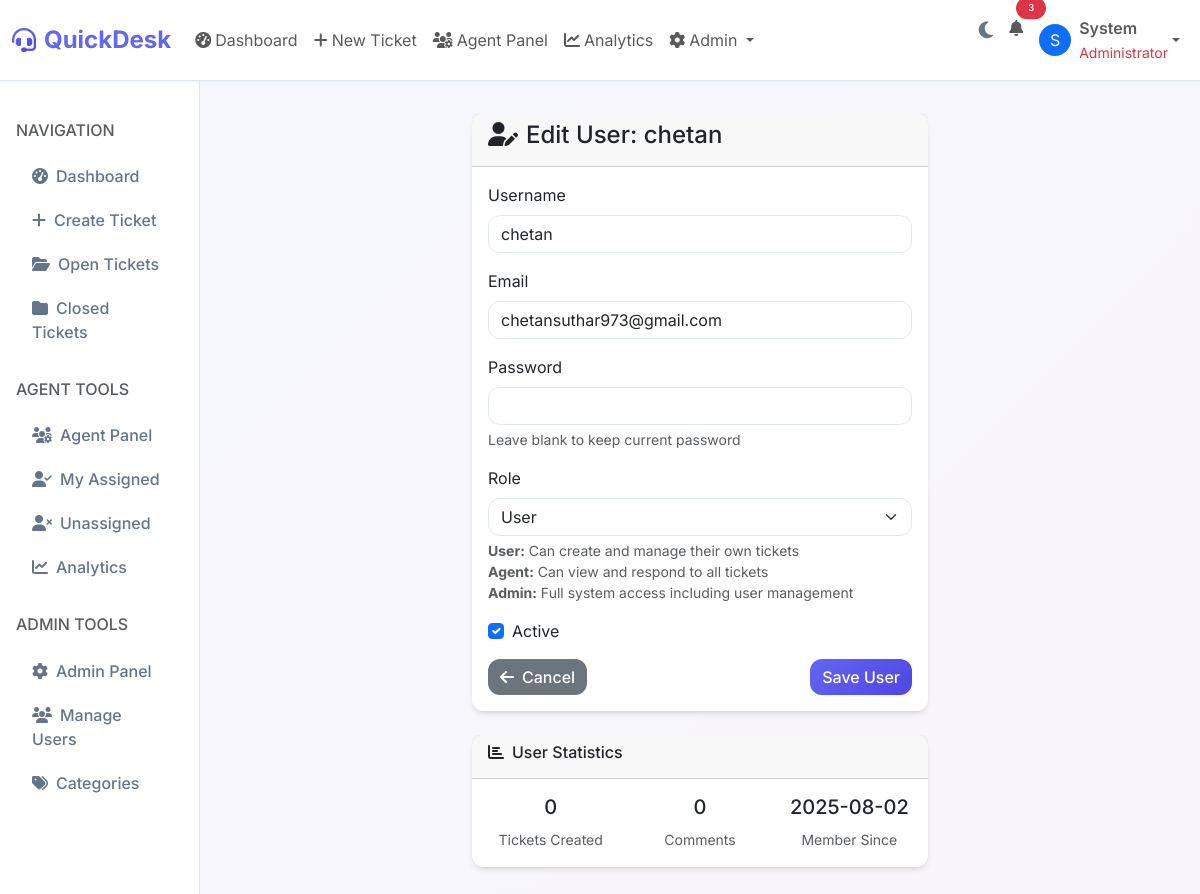
/admin/users/2/edit (signed in), run on the app's committed database.
### models.py (models this page shows, shortened)
class User(UserMixin, db.Model):
    id = db.Column(db.Integer, primary_key=True)
    username = db.Column(db.String(80), unique=True, nullable=False)
    email = db.Column(db.String(120), unique=True, nullable=False)
    password_hash = db.Column(db.String(255), nullable=False)
    role = db.Column(db.String(20), default='user')  # user, agent, admin
    created_at = db.Column(db.DateTime, default=datetime.utcnow)
    updated_at = db.Column(db.DateTime, default=datetime.utcnow, onupdate=datetime.utcnow)
    is_active = db.Column(db.Boolean, default=True)
    first_name = db.Column(db.String(50))
    last_name = db.Column(db.String(50))
    phone = db.Column(db.String(20))
    department = db.Column(db.String(100))
    avatar_url = db.Column(db.String(255))
    last_login = db.Column(db.DateTime)
    email_notifications = db.Column(db.Boolean, default=True)
    dark_mode = db.Column(db.Boolean, default=False)
    tickets = db.relationship('Ticket', backref='creator', lazy=True, foreign_keys='Ticket.user_id')
    assigned_tickets = db.relationship('Ticket', backref='assignee', lazy=True, foreign_keys='Ticket.assigned_to')
    comments = db.relationship('Comment', backref='author', lazy=True)
    votes = db.relationship('Vote', backref='user', lazy=True)
    def is_admin(self):
        return self.role == 'admin'
    def is_agent(self):
        return self.role in ['agent', 'admin']

### routes/admin.py (the view, shortened to what this page needs)
@admin_bp.route('/users/<int:id>/edit', methods=['GET', 'POST'])
@login_required
@admin_required
def edit_user(id):
    user = User.query.get_or_404(id)
    form = UserForm(obj=user)
    return render_template('admin/edit_user.html', form=form, user=user)

### templates/admin/edit_user.html (shortened to what this page needs)
{% extends "base.html" %}
{% block content %}
<div class="row justify-content-center">
    <div class="col-lg-6">
        <div class="card">
            <div class="card-header">
                <h4><i class="fas fa-user-edit me-2"></i>Edit User: {{ user.username }}</h4>
            </div>
            <div class="card-body">
                <form method="POST">
                    <div class="mb-3">
                        {{ form.username.label(class="form-label") }}
                        {{ form.username(class="form-control") }}
                    </div>
                    <div class="mb-3">
                        {{ form.email.label(class="form-label") }}
                        {{ form.email(class="form-control") }}
                    </div>
                    <div class="mb-3">
                        {{ form.password.label(class="form-label") }}
                        {{ form.password(class="form-control") }}
                        <div class="form-text">Leave blank to keep current password</div>
                    </div>
                    <div class="mb-3">
                        {{ form.role.label(class="form-label") }}
                        {{ form.role(class="form-select") }}
                        <div class="form-text">
                            <strong>User:</strong> Can create and manage their own tickets<br>
                            <strong>Agent:</strong> Can view and respond to all tickets<br>
                            <strong>Admin:</strong> Full system access including user management
                        </div>
                    </div>
                    <div class="mb-3 form-check">
                        {{ form.is_active(class="form-check-input") }}
                        {{ form.is_active.label(class="form-check-label") }}
                    </div>
                    <div class="d-flex justify-content-between">
                        <a href="{{ url_for('admin.manage_users') }}" class="btn btn-secondary">
                            <i class="fas fa-arrow-left me-2"></i>Cancel
                        </a>
                        {{ form.submit(class="btn btn-primary") }}
                    </div>
                </form>
            </div>
        </div>
        <div class="card mt-4">
            <div class="card-header">
                <h6><i class="fas fa-chart-bar me-2"></i>User Statistics</h6>
            </div>
            <div class="card-body">
                <div class="row text-center">
                    <div class="col-4">
                        <h5>{{ user.tickets|length }}</h5>
                        <small class="text-muted">Tickets Created</small>
                    </div>
                    <div class="col-4">
                        <h5>{{ user.comments|length }}</h5>
                        <small class="text-muted">Comments</small>
                    </div>
                    <div class="col-4">
                        <h5>{{ user.created_at.strftime('%Y-%m-%d') }}</h5>
                        <small class="text-muted">Member Since</small>
                    </div>
                </div>
            </div>
        </div>
    </div>
</div>
{% endblock %}

### templates/base.html (shortened to what this page needs)
<!DOCTYPE html>
<html lang="en" data-bs-theme="{% if current_user.is_authenticated and current_user.dark_mode %}dark{% else %}light{% endif %}">
<head>
    <link href="https://cdn.jsdelivr.net/npm/bootstrap@5.3.2/dist/css/bootstrap.min.css" rel="stylesheet">
    <link href="https://cdnjs.cloudflare.com/ajax/libs/font-awesome/6.4.0/css/all.min.css" rel="stylesheet">
    <link href="https://cdnjs.cloudflare.com/ajax/libs/animate.css/4.1.1/animate.min.css" rel="stylesheet">
</head>
<body>
    <div class="main-wrapper">
        <nav class="navbar navbar-expand-lg sticky-top">
            <div class="container-fluid">
                <a class="navbar-brand animate__animated animate__fadeInLeft" href="{{ url_for('main.dashboard') if current_user.is_authenticated else url_for('main.index') }}">
                    <i class="fas fa-headset"></i>
                    QuickDesk
                </a>
                <div class="collapse navbar-collapse" id="navbarNav">
                    <ul class="navbar-nav me-auto">
                        {% if current_user.is_authenticated %}
                            <li class="nav-item">
                                <a class="nav-link" href="{{ url_for('main.dashboard') }}">
                                    <i class="fas fa-tachometer-alt me-1"></i>Dashboard
                                </a>
                            </li>
                            <li class="nav-item">
                                <a class="nav-link" href="{{ url_for('tickets.create_ticket') }}">
                                    <i class="fas fa-plus me-1"></i>New Ticket
                                </a>
                            </li>
                            {% if current_user.is_agent() %}
                            <li class="nav-item">
                                <a class="nav-link" href="{{ url_for('main.agent_dashboard') }}">
                                    <i class="fas fa-users-cog me-1"></i>Agent Panel
                                </a>
                            </li>
                            <li class="nav-item">
                                <a class="nav-link" href="{{ url_for('main.analytics') }}">
                                    <i class="fas fa-chart-line me-1"></i>Analytics
                                </a>
                            </li>
                            {% endif %}
                            {% if current_user.is_admin() %}
                            <li class="nav-item dropdown">
                                <a class="nav-link dropdown-toggle" href="#" id="adminDropdown" role="button" data-bs-toggle="dropdown">
                                    <i class="fas fa-cog me-1"></i>Admin
                                </a>
                            </li>
                            {% endif %}
                        {% endif %}
                    </ul>
                    <ul class="navbar-nav">
                        {% if current_user.is_authenticated %}
                            <li class="nav-item">
                                <button class="dark-mode-toggle nav-link" onclick="toggleDarkMode()" title="Toggle Dark Mode">
                                    <i class="fas fa-moon" id="darkModeIcon"></i>
                                </button>
                            </li>
                            <li class="nav-item dropdown">
                                <a class="nav-link position-relative" href="#" id="notificationDropdown" role="button" data-bs-toggle="dropdown">
                                    <i class="fas fa-bell"></i>
                                    <span class="position-absolute top-0 start-100 translate-middle badge rounded-pill bg-danger" style="font-size: 0.6rem;">
                                        3
                                    </span>
                                </a>
                            </li>
                            <li class="nav-item dropdown">
                                <a class="nav-link dropdown-toggle d-flex align-items-center" href="#" id="userDropdown" role="button" data-bs-toggle="dropdown">
                                    <div class="avatar me-2">
                                        {% if current_user.avatar_url %}
                                            <img src="{{ current_user.avatar_url }}" alt="Avatar" class="rounded-circle" width="32" height="32">
                                        {% else %}
                                            <div class="bg-primary text-white rounded-circle d-flex align-items-center justify-content-center" style="width: 32px; height: 32px;">
                                                {{ current_user.first_name[0] if current_user.first_name else current_user.username[0] }}
                                            </div>
                                        {% endif %}
                                    </div>
                                    <div class="d-none d-md-block">
                                        <div class="fw-semibold">{{ current_user.first_name or current_user.username }}</div>
                                        {% if current_user.is_admin() %}
                                            <small class="text-danger">Administrator</small>
                                        {% elif current_user.is_agent() %}
                                            <small class="text-warning">Support Agent</small>
                                        {% else %}
                                            <small class="text-muted">End User</small>
                                        {% endif %}
                                    </div>
                                </a>
                            </li>
                        {% endif %}
                    </ul>
                </div>
            </div>
        </nav>
        <div class="container-fluid">
            <div class="row">
                {% if current_user.is_authenticated %}
                <div class="col-md-3 col-lg-2 sidebar" id="sidebar">
                    <div class="p-3">
                        <div class="d-flex justify-content-between align-items-center mb-3">
                            <h6 class="text-muted mb-0">NAVIGATION</h6>
                        </div>
                        <ul class="nav nav-pills flex-column">
                            <li class="nav-item">
                                <a class="nav-link {{ 'active' if request.endpoint == 'main.dashboard' }}" href="{{ url_for('main.dashboard') }}">
                                    <i class="fas fa-tachometer-alt me-2"></i>Dashboard
                                </a>
                            </li>
                            <li class="nav-item">
                                <a class="nav-link {{ 'active' if request.endpoint == 'tickets.create_ticket' }}" href="{{ url_for('tickets.create_ticket') }}">
                                    <i class="fas fa-plus me-2"></i>Create Ticket
                                </a>
                            </li>
                            <li class="nav-item">
                                <a class="nav-link" href="{{ url_for('main.dashboard') }}?status=open">
                                    <i class="fas fa-folder-open me-2"></i>Open Tickets
                                </a>
                            </li>
                            <li class="nav-item">
                                <a class="nav-link" href="{{ url_for('main.dashboard') }}?status=closed">
                                    <i class="fas fa-folder me-2"></i>Closed Tickets
                                </a>
                            </li>
                        </ul>
                        {% if current_user.is_agent() %}
                        <h6 class="text-muted mb-3 mt-4">AGENT TOOLS</h6>
                        <ul class="nav nav-pills flex-column">
                            <li class="nav-item">
                                <a class="nav-link {{ 'active' if request.endpoint == 'main.agent_dashboard' }}" href="{{ url_for('main.agent_dashboard') }}">
                                    <i class="fas fa-users-cog me-2"></i>Agent Panel
                                </a>
                            </li>
                            <li class="nav-item">
                                <a class="nav-link" href="{{ url_for('main.agent_dashboard') }}?assigned=me">
                                    <i class="fas fa-user-check me-2"></i>My Assigned
                                </a>
                            </li>
                            <li class="nav-item">
                                <a class="nav-link" href="{{ url_for('main.agent_dashboard') }}?assigned=unassigned">
                                    <i class="fas fa-user-times me-2"></i>Unassigned
                                </a>
                            </li>
                            <li class="nav-item">
                                <a class="nav-link {{ 'active' if request.endpoint == 'main.analytics' }}" href="{{ url_for('main.analytics') }}">
                                    <i class="fas fa-chart-line me-2"></i>Analytics
                                </a>
                            </li>
                        </ul>
                        {% endif %}
                        {% if current_user.is_admin() %}
                        <h6 class="text-muted mb-3 mt-4">ADMIN TOOLS</h6>
                        <ul class="nav nav-pills flex-column">
                            <li class="nav-item">
                                <a class="nav-link" href="{{ url_for('admin.admin_dashboard') }}">
                                    <i class="fas fa-cog me-2"></i>Admin Panel
                                </a>
                            </li>
                            <li class="nav-item">
                                <a class="nav-link" href="{{ url_for('admin.manage_users') }}">
                                    <i class="fas fa-users me-2"></i>Manage Users
                                </a>
                            </li>
                            <li class="nav-item">
                                <a class="nav-link" href="{{ url_for('admin.manage_categories') }}">
                                    <i class="fas fa-tags me-2"></i>Categories
                                </a>
                            </li>
                        </ul>
                        {% endif %}
                    </div>
                </div>
                {% endif %}
                <div class="{% if current_user.is_authenticated %}col-md-9 col-lg-10{% else %}col-12{% endif %} main-content">
                    {% block content %}{% endblock %}
                </div>
            </div>
        </div>
    </div>
</body>
</html>

### data on the page
User: first_name "S", first_name "System"
User: username "chetan", email "chetansuthar973@gmail.com", role "User", is_active "☑", created_at "2025-08-02"

### other printed values
{{ user.tickets|length }} "0"
{{ user.comments|length }} "0"
